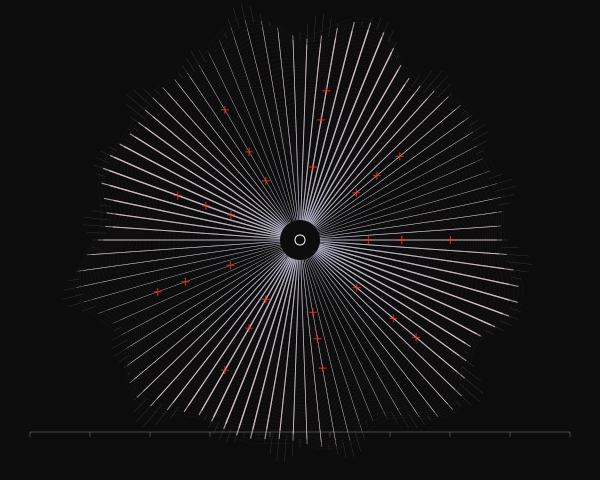

Reproduce this figure in Python.
import cairo
import math
import random

# Setup
width, height = 600, 480
surface = cairo.ImageSurface(cairo.FORMAT_ARGB32, width, height)
ctx = cairo.Context(surface)

# Background - Deep Charcoal for a Swiss-industrial feel
ctx.set_source_rgb(0.05, 0.05, 0.05)
ctx.paint()

# Constants for the composition
center_x, center_y = width / 2, height / 2
rings = 60
slices = 90
max_radius = min(width, height) * 0.45

def polar_to_cartesian(r, theta):
    """Converts polar coordinates to cartesian, applying a systemic distortion field."""
    # Modulate radius based on angular position to create 'valleys' and 'peaks'
    # Frequency interference creates rhythmic distortion
    distortion = 15 * math.sin(theta * 6) * math.cos(theta * 3)
    # Secondary wave for organic emergence
    distortion += 8 * math.sin(theta * 12 + r * 0.05)
    
    adjusted_r = r + distortion
    x = center_x + adjusted_r * math.cos(theta)
    y = center_y + adjusted_r * math.sin(theta)
    return x, y

# 1. LAYER ONE: The Underlying Grid Structure (Low contrast, structural)
ctx.set_line_width(0.2)
ctx.set_source_rgba(0.4, 0.4, 0.4, 0.3)

for r_idx in range(rings):
    r = (r_idx / rings) * max_radius
    ctx.new_path()
    for s_idx in range(slices + 1):
        theta = (s_idx / slices) * (2 * math.pi)
        x, y = polar_to_cartesian(r, theta)
        if s_idx == 0:
            ctx.move_to(x, y)
        else:
            ctx.line_to(x, y)
    ctx.stroke()

# 2. LAYER TWO: Radial Progression and Optical Mixing
# This creates the "directional progression" from the core outward
for s_idx in range(slices):
    theta = (s_idx / slices) * (2 * math.pi)
    
    # Line width increases with radius to simulate kinetic expansion
    for r_idx in range(0, rings - 5, 2):
        r1 = (r_idx / rings) * max_radius
        r2 = ((r_idx + 4) / rings) * max_radius
        
        x1, y1 = polar_to_cartesian(r1, theta)
        x2, y2 = polar_to_cartesian(r2, theta)
        
        # Modulation of weight based on angular position (Brutalist hierarchy)
        weight = 0.3 + (math.sin(theta * 4) + 1) * 0.5
        ctx.set_line_width(weight)
        
        # Color gradient: White to a technical Blue/Cyan
        intensity = (r_idx / rings)
        ctx.set_source_rgba(0.8 + 0.2 * intensity, 0.8 + 0.1 * intensity, 0.9, 0.6)
        
        ctx.move_to(x1, y1)
        ctx.line_to(x2, y2)
        ctx.stroke()

# 3. LAYER THREE: Emergent Interference (Moiré pattern logic)
# A slightly offset grid creates visual vibration
ctx.set_source_rgba(1.0, 0.2, 0.1, 0.7) # Swiss Red accent
ctx.set_line_width(1.2)

for s_idx in range(0, slices, 10):
    theta = (s_idx / slices) * (2 * math.pi)
    # Only draw specific 'emergent' nodes
    for r_idx in [rings // 3, rings // 2, (rings * 2) // 3]:
        r = (r_idx / rings) * max_radius
        x, y = polar_to_cartesian(r, theta)
        
        # Draw technical cross-hairs at intersection points
        size = 4
        ctx.move_to(x - size, y)
        ctx.line_to(x + size, y)
        ctx.move_to(x, y - size)
        ctx.line_to(x, y + size)
        ctx.stroke()

# 4. LAYER FOUR: Recursive Outer Edge
# Dense, high-frequency lines at the perimeter to anchor the composition
ctx.set_source_rgba(1, 1, 1, 0.15)
for s_idx in range(slices * 2):
    theta = (s_idx / (slices * 2)) * (2 * math.pi)
    r_start = max_radius * 0.95
    r_end = max_radius * (1.0 + 0.05 * math.sin(theta * 20))
    
    x1, y1 = polar_to_cartesian(r_start, theta)
    x2, y2 = polar_to_cartesian(r_end, theta)
    
    ctx.set_line_width(0.5)
    ctx.move_to(x1, y1)
    ctx.line_to(x2, y2)
    ctx.stroke()

# 5. FINAL TOUCH: Negative Space Management
# Centered geometric punch-out to enforce the radial hierarchy
ctx.set_source_rgb(0.05, 0.05, 0.05)
ctx.arc(center_x, center_y, 20, 0, 2 * math.pi)
ctx.fill()

ctx.set_source_rgb(1, 1, 1)
ctx.set_line_width(1)
ctx.arc(center_x, center_y, 5, 0, 2 * math.pi)
ctx.stroke()

# Add a subtle "data" line (Swiss design element)
ctx.set_source_rgba(1, 1, 1, 0.5)
ctx.set_line_width(0.5)
ctx.move_to(width * 0.05, height * 0.9)
ctx.line_to(width * 0.95, height * 0.9)
ctx.stroke()

# Small coordinate ticks
for i in range(10):
    tx = width * 0.05 + (i * width * 0.1)
    ctx.move_to(tx, height * 0.9)
    ctx.line_to(tx, height * 0.91)
    ctx.stroke()
